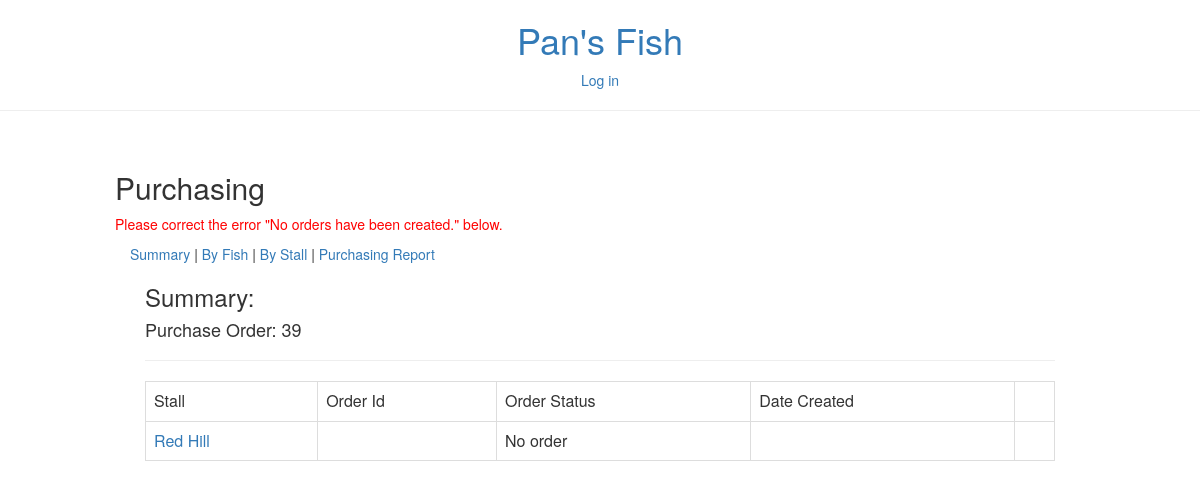
/purchasing/3/summary/, run on an earlier commit of the app's database.
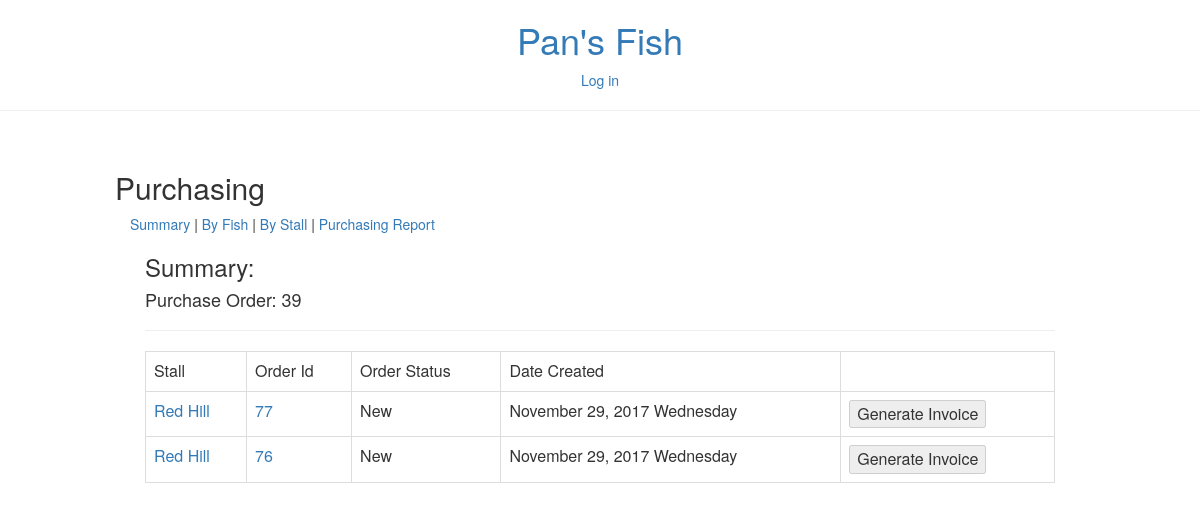
And on a later commit of the database.
### stall/models.py (models this page shows)
class Stall(TimeStampedModel):
    name = models.ForeignKey(settings.AUTH_USER_MODEL, on_delete=models.CASCADE)
    description = models.CharField(max_length=50, blank=True, default='')

### order/models.py (models this page shows)
class Order(TimeStampedModel):
    stall = models.ForeignKey('stall.Stall', on_delete=models.CASCADE)
    status = models.CharField(max_length=50, default='')
    purchase_order = models.ForeignKey('purchase_order.Purchase_Order', null=True, on_delete=models.CASCADE)

### purchase_order/views.py (the view)
# urls.py: url(r'^purchasing/(?P<user_id>\d+)/summary/$', purchasing),
def purchasing(request, user_id, fish_id=None):
    if request.method == 'POST':
        template, context = post_purchase_order(request, user_id, fish_id)
    else:
        template, context = get_purchase_order(request, user_id)
    return render(request, template, context)

### core/services.py (called while the page is built)
def get_or_none(model, action, *args, **kwargs):
    try:
        if action == 'get':
            return model.objects.get(*args, **kwargs).order_by('-id')
        else:
            return model.objects.filter(*args, **kwargs).order_by('-id')
    except model.DoesNotExist:
        return None

def get_orders(model, day, *args, **kwargs):
    if day == 'today':
        today = datetime.now().date()
        tomorrow = today + timedelta(1)
        today_start = datetime.combine(today, time())
        today_end = datetime.combine(tomorrow, time())
        return get_or_none(model, 'filter', *args, **kwargs, created_date__lte=today_end, created_date__gte=today_start)
    else:
        return get_or_none(model, 'filter', *args, **kwargs)

### order/services.py (called while the page is built)
def generate_order_list(day=None, *args, **kwargs):
    order_list = list()
    order = get_orders(Order, day, *args, **kwargs)
    if order:
        for o in order:
            order_dict = dict()
            order_dict['order'] = o
            order_dict['order_item'] = generate_order_item_list(Order_Item, order=o)
            order_list.append(order_dict)
        return order_list

### templates/purchasing/show_summary.html (shortened to what this page needs)
{% extends "purchasing/home.html" %}
{% block purchasing %}
<div class="table-responsive">
  <div class="col-xs-12">
    <h3>Summary: </h3>
    <h4>Purchase Order: {{purchase_order_id}}</h4>
    <hr>
    <table class="table table-bordered">
      <tr>
        <td>Stall</td>
        <td>Order Id</td>
        <td>Order Status</td>
        <td>Date Created</td>
        <td></td>
      </tr>
      {% for stall in purchase_order %}
        {% if stall.order_list %}
          {% for order in stall.order_list %}
            <tr>
              <td><a href="/order/{{ user.id }}/stall/{{stall.stall.id}}/">{{stall.stall.description}}</a></td>
              <form action = "/purchasing/{{user_id}}/summary/" method="post">
                <td><a href="/order/{{ user.id }}/order/{{order.order.id}}/">{{order.order.id}}</a></td>
                <td>{{order.order.status}}</td>
                <td>{{order.order.created_date|date:"F d, Y l"}}</td>
                <td><input type="submit" name="save" value="Generate Invoice" {% if order.order.status != 'Purchasing' %}disabled{% endif %}></td>
              </form>
            </tr>
          {% endfor %}
        {% else %}
          <tr>
            <td><a href="/order/{{ user.id }}/stall/{{stall.stall.id}}/">{{stall.stall.description}}</a></td>
            <td></td>
            <td>No order</td>
            <td></td>
            <td></td>
          </tr>
        {% endif %}
      {% endfor %}
  </table>
  <br>
  </div>
</div>
{% endblock %}

What changed in the data, as far as the page shows it:
no longer on one of the page's lists (row unchanged): Stall: stall.description "Red Hill"
added Order: {{ stall.stall.description }} "Red Hill", order.id "77", order.status "New", order.created_date "November 29, 2017 Wednesday", save "Generate Invoice"
added Order: {{ stall.stall.description }} "Red Hill", order.id "76", order.status "New", order.created_date "November 29, 2017 Wednesday", save "Generate Invoice"
Also different on the page:
{{ error }}: "No orders have been created." → (not shown)
text no longer shown: "Please correct the error \" \" below."
